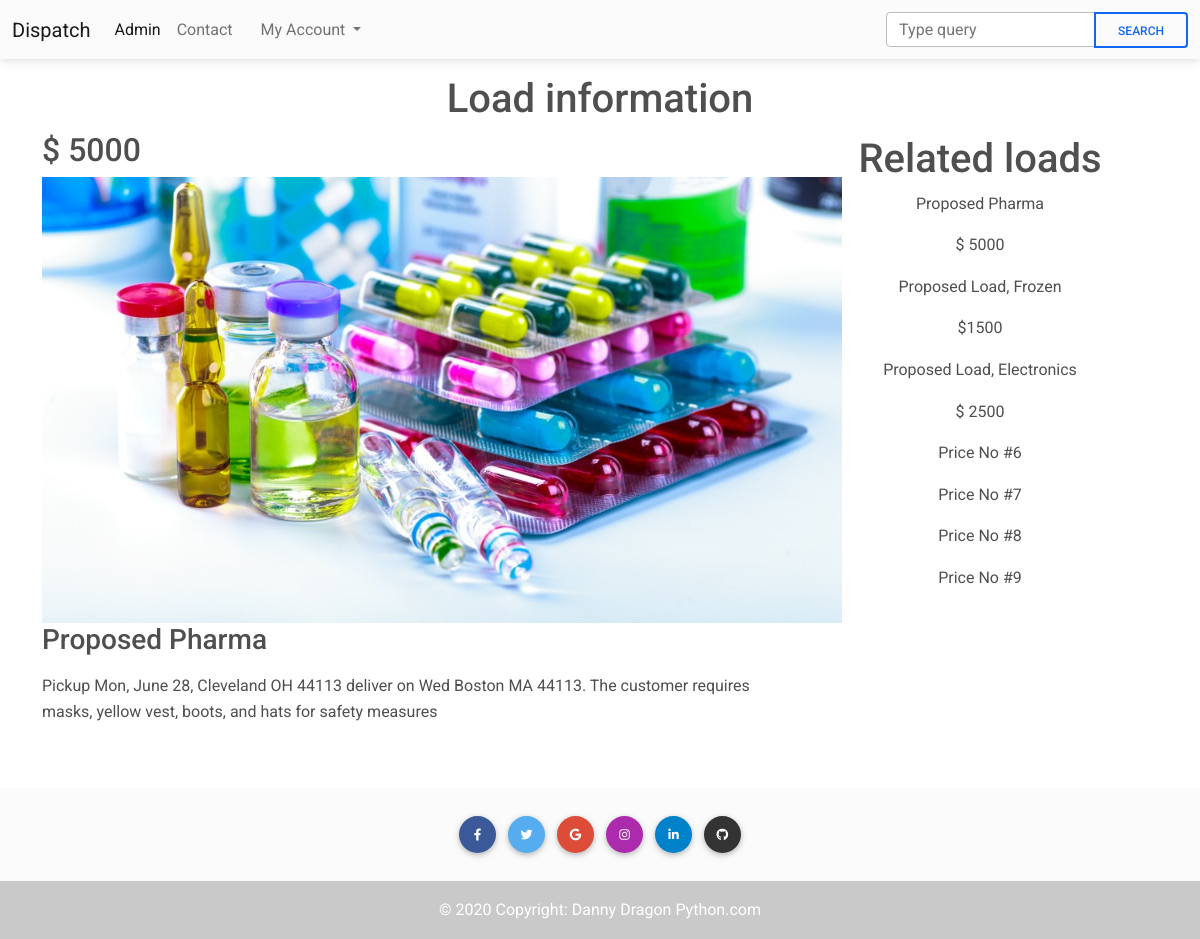
The app's page /load/2 with its own data.
### blog/models.py (models this page shows, shortened)
class Load(models.Model):
    price = models.CharField(max_length=20)
    title = models.CharField(max_length=50)
    category = models.ForeignKey(Category, on_delete=models.CASCADE)
    desc = models.TextField()
    image = models.ImageField()
    created_at = models.DateTimeField(auto_now_add=True)
    update_at = models.DateTimeField(auto_now = True)

### blog/views.py (the view)
# urls.py: path('load/<int:id_load>', detail, name="detail" ),
def detail(request, id_load):
    load=Load.objects.get(id=id_load)
    category = load.category
    loads_in_relation = Load.objects.filter(category =  category)
    return render(request, 'detail.html', {"load": load, "lir": loads_in_relation})

### blog/templates/detail.html
{% extends 'base.html' %}
{% block content %}
<h1 class="text-center mt-3">Load information</h1>
<div class="container">
    <div class="row">
        <div class="col-md-8">
            <h2>{{load.price}} </h2>
            <img src="{{load.image.url}}" alt="load-logo" style="max-width: 800px;">
            <h3>{{load.title}}</h3>
            <p class="mb-5 mt-3">{{load.desc}}</p>
        </div>
        <div class="col-md-4 text-center mt-1">
            <h1>Related loads</h1>
            {%  for lds in lir %}
            <p>{{lds.title}}</p>
            <p>{{lds.price}}</p>
            {%  endfor %}
        </div>
    </div>
</div>
{% endblock %}

### records on screen
Load: price "$ 5000", image (picture), title "Proposed Pharma", desc "Pickup Mon, June 28, Cleveland OH 44113 deliver on Wed Boston MA 44113. The customer requires masks, yellow vest, boots, and hats for safety measures"
Load: title "Proposed Load, Frozen", price "$1500"
Load: title "Proposed Load, Electronics", price "$ 2500"
Load: price "Price No #6"
Load: price "Price No #7"
Load: price "Price No #8"
Load: price "Price No #9"
